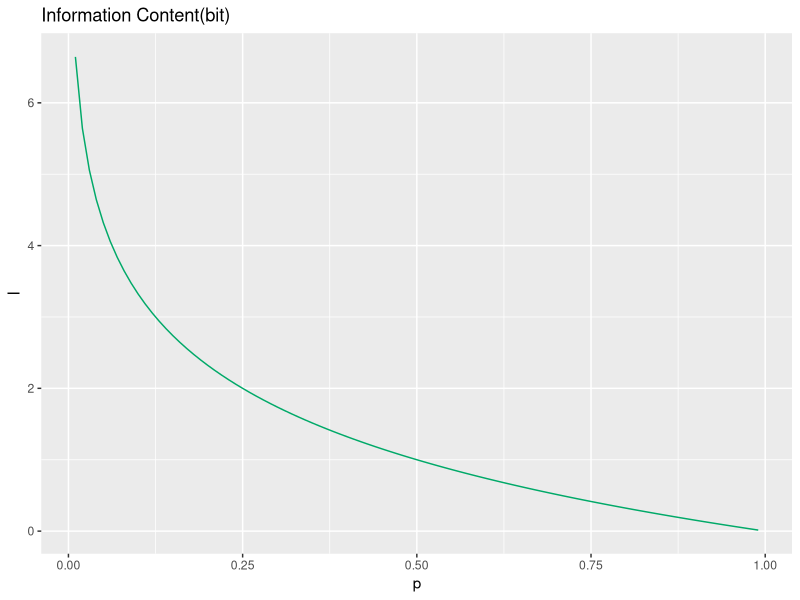
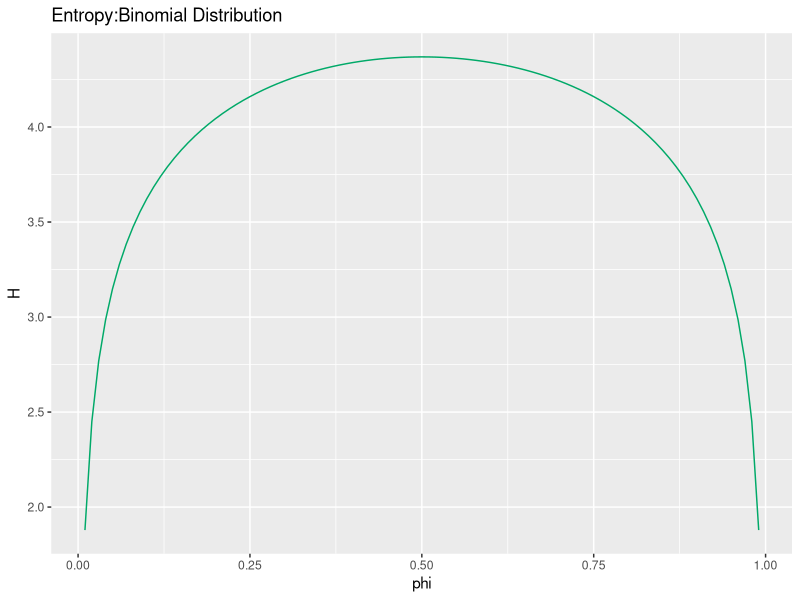
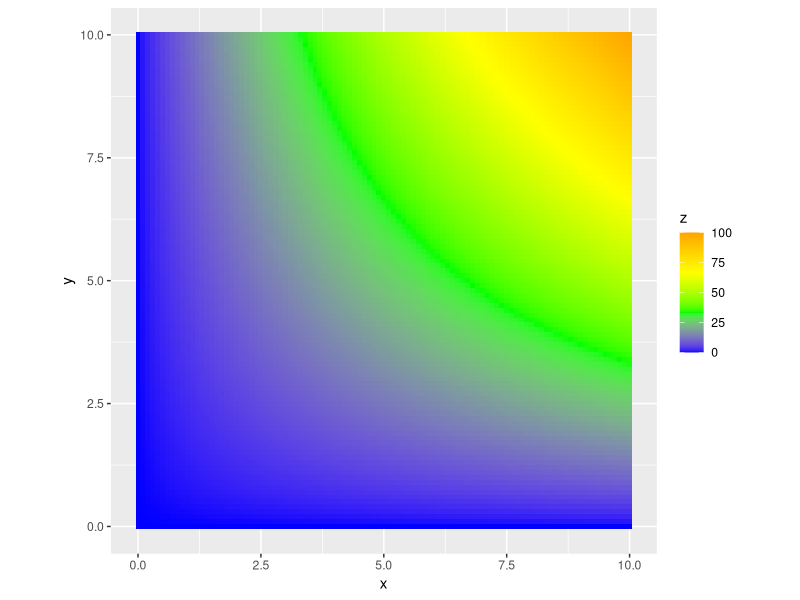
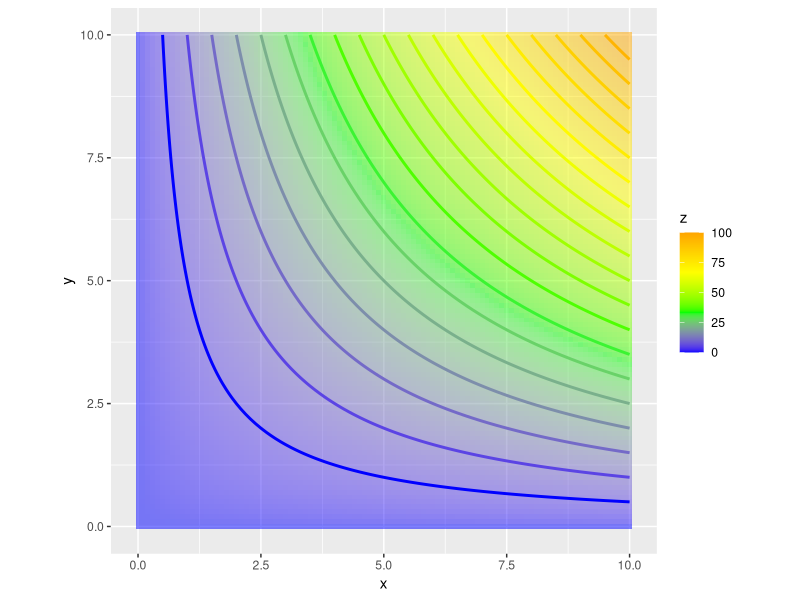
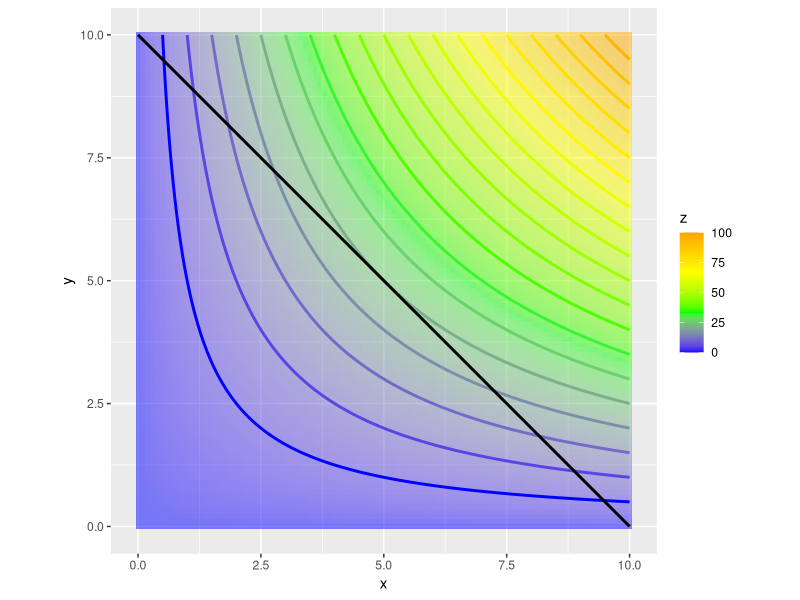
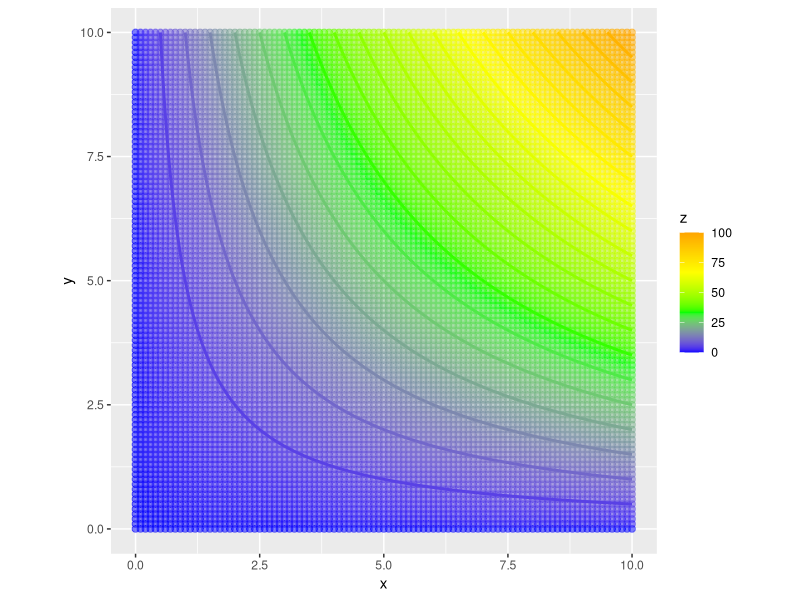
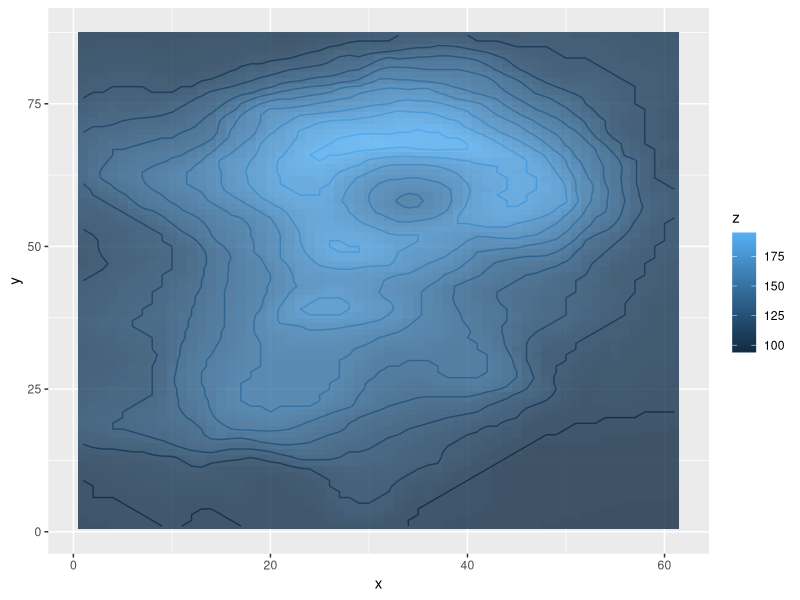

R code for these plots, in order:

# 1.1.8 -------------------------------------------------------------------

# 確率
p <- c(0.2, 0.6)

# 情報量
- log2(p)



# 利用パッケージ
library(tidyverse)

### 確率と情報量の関係

# 作図
tibble(
  p = seq(0.01, 0.99, 0.01), # 確率
  I = - log2(p) # 情報量
) %>% 
  ggplot(mapping = aes(x = p, y = I)) + # データ
    geom_line(color = "#00A968") + # 折れ線グラフ
    labs(title = "Information Content(bit)") # タイトル



### 二項分布のパラメータと平均情報量(エントロピー)の関係

# パラメータを指定
N <- 100   # 試行回数
x <- 0:N   # 表の回数
phi <- seq(0.01, 0.99, 0.01) # パラメータ(コインの歪み具合)

# 平均情報量を算出
H <- NULL
for(i in seq_along(phi)) {
  p <- dbinom(x, N, phi[i]) # 表の回数ごとの確率
  I <- - log2(p)            # 情報量
  H <- c(H, sum(p * I))     # 平均情報量
}

# 作図用のデータフレームを作成
entropy_df <- data.frame(phi = phi, 
                         H = H)

# 描画
ggplot(data = entropy_df, mapping = aes(x = phi, y = H)) +  # データ
  geom_line(color = "#00A968") +                # 折れ線グラフ
  labs(title = "Entropy:Binomial Distribution") # タイトル


# 1.1.11 ------------------------------------------------------------------

# 利用パッケージ
library(tidyverse)


# 面積のデータフレームを作成
f_xy <- tibble(x = rep(seq(0, 10, 0.1), 101), 
               y = rep(seq(0, 10, 0.1), each = 101), 
               z = x * y)

# 辺と面積の関係を描画
ggplot(data = f_xy, mapping = aes(x = x, y = y, z = z, fill = z)) +       # データ
  geom_tile() +                                                           # ヒートマップ
  scale_fill_gradientn(colors = c("blue", "green", "yellow", "orange")) + # タイルの色
  coord_fixed(ratio = 1) # 縦横比


# 辺と面積(等高線)の関係を描画
ggplot(data = f_xy, mapping = aes(x = x, y = y, z = z)) +  # データ
  geom_tile(aes(fill = z), alpha = 0.5) +                                  # ヒートマップ
  scale_fill_gradientn(colors = c("blue", "green", "yellow", "orange")) +  # タイルの色
  geom_contour(aes(color = stat(level)), binwidth = 5, size = 1) +         # 等高線
  scale_color_gradientn(colors = c("blue", "green", "yellow", "orange")) + # 線の色
  guides(color = FALSE) +  # 凡例
  coord_fixed(ratio = 1)   # 縦横比


# 制約のデータフレームを作成
g_xy <- tibble(x = seq(0, 10, 0.1), 
               y = 10 - x)

# 辺・面積(等高線)と制約の関係を描画
ggplot() + 
  geom_tile(data = f_xy, mapping = aes(x = x, y = y, fill = z), alpha = 0.5) +  # ヒートマップ
  scale_fill_gradientn(colors = c("blue", "green", "yellow", "orange")) +       # タイルの色
  geom_contour(data = f_xy, aes(x = x, y = y, z = z, color = stat(level)), 
               binwidth = 5, size = 1) +                                   # 等高線
  scale_color_gradientn(colors = c("blue", "green", "yellow", "orange")) + # 線の色
  geom_line(data = g_xy, mapping = aes(x = x, y = y), size = 1) +  # 折れ線グラフ
  guides(color = FALSE) +  # 凡例
  coord_fixed(ratio = 1)   # 縦横比



# try ---------------------------------------------------------------------

# 辺と面積(等高線)の関係を描画
ggplot(data = f_xy, mapping = aes(x = x, y = y, z = z)) +  # データ
  geom_point(aes(fill = z, color = z), alpha = 0.5, size = 2) +                                  # ヒートマップ
  scale_fill_gradientn(colors = c("blue", "green", "yellow", "orange")) +  # タイルの色
  geom_contour(aes(color = stat(level)), binwidth = 5, size = 1) +         # 等高線
  scale_color_gradientn(colors = c("blue", "green", "yellow", "orange")) + # 線の色
  guides(color = FALSE) +  # 凡例
  coord_fixed(ratio = 1)   # 縦横比


z = volcano
v = cbind(expand.grid(y = nrow(z):1, x = 1:ncol(z)), z = c(z))
ggplot(v, aes(x, y, z = z, fill = z)) +
  geom_tile(alpha = .8) +
  geom_contour(aes(color = stat(level)), breaks = seq(100, 190, by = 10), show.legend = FALSE) +
  scale_color_gradient(limits = range(z))
